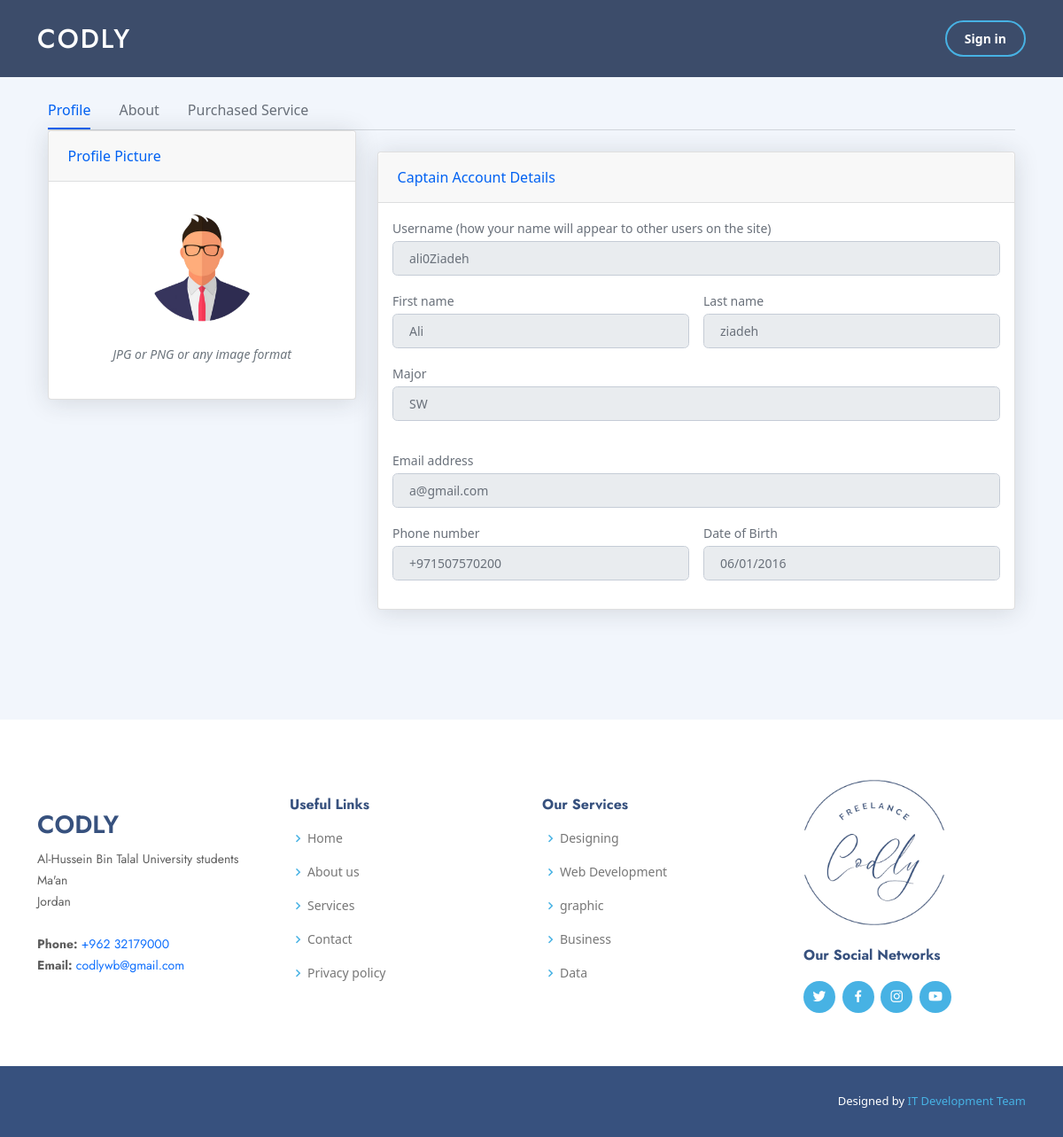
Page /captain-account-no-change.php?captainusername=ali0Ziadeh on the committed database.
### tables this page shows
CREATE TABLE `captain` (
  `captainusername` varchar(25) NOT NULL,
  `firstname` varchar(25) NOT NULL,
  `lastname` varchar(25) NOT NULL,
  `password` varchar(25) NOT NULL,
  `email` varchar(50) NOT NULL,
  `phonenumber` varchar(13) NOT NULL,
  `dob` date NOT NULL,
  `major` varchar(25) NOT NULL,
  `bio` varchar(1000) NOT NULL,
  `attach` varchar(255) NOT NULL,
  `image` varchar(255) NOT NULL
);

### captain-account-no-change.php (the view, shortened to what this page needs)
<?php
include './forms/connection.php';
?>
<!DOCTYPE html>
<html lang="en">
<head>
  <link rel="stylesheet" href="styles.css" />
  <link rel="stylesheet" href="https://cdnjs.cloudflare.com/ajax/libs/intl-tel-input/17.0.8/css/intlTelInput.css" />
  <link href="assets/vendor/aos/aos.css" rel="stylesheet" />
  <link href="assets/vendor/bootstrap/css/bootstrap.min.css" rel="stylesheet" />
  <link href="assets/vendor/bootstrap-icons/bootstrap-icons.css" rel="stylesheet" />
  <link href="assets/vendor/boxicons/css/boxicons.min.css" rel="stylesheet" />
  <link href="assets/vendor/glightbox/css/glightbox.min.css" rel="stylesheet" />
  <link href="assets/vendor/remixicon/remixicon.css" rel="stylesheet" />
  <link href="assets/vendor/swiper/swiper-bundle.min.css" rel="stylesheet" />
  <link href="assets/css/style.css" rel="stylesheet" />
  <link rel="stylesheet" href="assets/css/contact-us.css" />
  <link href="assets/css/features.css" rel="stylesheet" />
  <link href="https://cdn.jsdelivr.net/npm/bootstrap@5.0.1/dist/css/bootstrap.min.css" rel="stylesheet">
</head>
<body>
  <?php include './headers/header2.php' ?>
  <?php
  if (isset($_GET['captainusername'])) {
    $captainusername = $_GET['captainusername'];
  }
  ?>
  <main id="main" style="padding-top: 60px;">
    <?php
    $query = "SELECT `captainusername`, `firstname`, `lastname`, `email`, `phonenumber`, `dob`, `major`, `image` FROM `captain` where `captainusername` = '$captainusername' ";
    $result = mysqli_query($con, $query);
    if ($result) {
      while ($row = mysqli_fetch_array($result, MYSQLI_ASSOC)) {
    ?>
        <div class="container-xl px-4 mt-4">
          <nav class="nav nav-borders">
            <a class="nav-link active ms-0" href="#">Profile</a>
            <a class="nav-link" href="captain-about-no-change.php?captainusername=<?php echo $captainusername; ?>">About</a>
            <a class="nav-link" href="captain-purchase-no-change.php?captainusername=<?php echo $captainusername; ?>">Purchased Service</a>
          </nav>
          <hr class="mt-0 mb-4">
          <div class="row">
            <div class="col-xl-4">
              <div class="card mb-4 mb-xl-0">
                <div class="card-header">Profile Picture</div>
                <div class="card-body text-center">
                  <?php
                  $get_image = "SELECT `image` FROM `captain` where `captainusername` = '$captainusername' ";
                  $image_result = mysqli_query($con, $get_image);
                  $profile_image = mysqli_fetch_assoc($image_result);
                  echo "<img class='img-account-profile rounded-circle mb-2' src='assets/img/captain_profile/" . $profile_image['image'] . "' alt='captain profile image'>";
                  ?>
                  <div class="small font-italic text-muted mb-4">JPG or PNG or any image format</div>
                </div>
              </div>
            </div>
            <?php
            $query = "SELECT `captainusername`, `firstname`, `lastname`, `email`, `phonenumber`, `dob`, `major` FROM `captain` where `captainusername` = '$captainusername' ";
            $result = mysqli_query($con, $query);
            $row = mysqli_fetch_array($result, MYSQLI_ASSOC);
            ?>
            <div class="col-xl-8">
              <div class="card mb-4">
                <div class="card-header">Captain Account Details</div>
                <div class="card-body">
                  <form id="login" name="form1" enctype="multipart/form-data">
                    <div class="mb-3">
                      <label class="small mb-1" for="inputUsername">Username (how your name will appear to other users on the
                        site)</label>
                      <input class="form-control" id="inputUsername" type="text" name="captainusername" disabled placeholder="Enter your username" value="<?php echo $row['captainusername']; ?> " maxlength="25">
                    </div>
                    <div class="row gx-3 mb-3">
                      <div class="col-md-6">
                        <label class="small mb-1" for="inputFirstName">First name</label>
                        <input class="form-control" id="inputFirstName" type="text" name="fname" disabled placeholder="Enter your first name" value="<?php echo $row['firstname']; ?>" maxlength="25" required>
                      </div>
                      <div class="col-md-6">
                        <label class="small mb-1" for="inputLastName">Last name</label>
                        <input class="form-control" id="inputLastName" type="text" name="lname" disabled placeholder="Enter your last name" value="<?php echo $row['lastname']; ?>" maxlength="25" required>
                      </div>
                    </div>
                    <div class="row gx-3 mb-3">
                      <div class="mb-3">
                        <label class="small mb-1" for="inputOrgName">Major</label>
                        <input class="form-control" id="inputOrgName" type="text" name="major" disabled placeholder="Enter your major field" value="<?php echo $row['major']; ?>" maxlength="25" required>
                      </div>
                    </div>
                    <div class="mb-3">
                      <label class="small mb-1" for="inputEmailAddress">Email address</label>
                      <input class="form-control" id="inputEmailAddress" type="email" name="email" disabled placeholder="Enter your email address" value="<?php echo $row['email']; ?>" maxlength="50">
                    </div>
                    <div class="row gx-3 mb-3">
                      <div class="col-md-6">
                        <label class="small mb-1" for="phone">Phone number</label><br>
                        <input class="form-control" id="phone" type="tel" name="phone" disabled value="<?php echo $row['phonenumber']; ?>" maxlength="13" onchange="process(event)" pattern="[0-9]{12}+" required style="padding-right: 10.125rem;">
                      </div>
                      <div class="col-md-6">
                        <label class="small mb-1" for="inputBirthday">Date of Birth</label>
                        <input class="form-control" id="inputBirthday" type="date" name="dob" disabled placeholder="Enter your birthday" value="<?php echo $row['dob']; ?>" min="1900-01-01" max="3000-01-01" onfocus="this.max=new Date().toISOString().split('T')[0]" required>
                      </div>
                    </div>
                  </form>
                </div>
              </div>
            </div>
          </div>
        </div>
  </main>
<?php
      }
    }
?>
<footer id="footer">
  <div class="footer-top">
    <div class="container">
      <div class="row">
        <div class="col-lg-3 col-md-6 footer-contact">
          <h3>Codly</h3>
          <p>
            Al-Hussein Bin Talal University students <br>
            Ma'an <br>
            Jordan <br><br>
            <strong>Phone:</strong> <a href="tel:+962 32179000">+962 32179000</a><br>
            <strong>Email:</strong> <a href="mailto:codlywb@gmail.com">codlywb@gmail.com</a><br>
          </p>
        </div>
        <div class="col-lg-3 col-md-6 footer-links">
          <h4>Useful Links</h4>
          <ul>
            <li><i class="bx bx-chevron-right"></i> <a href="#hero">Home</a></li>
            <li><i class="bx bx-chevron-right"></i> <a href="about.php#about">About us</a></li>
            <li><i class="bx bx-chevron-right"></i> <a href="#ser">Services</a></li>
            <li><i class="bx bx-chevron-right"></i> <a href="contact.php#contact">Contact</a></li>
            <li><i class="bx bx-chevron-right"></i> <a href="#">Privacy policy</a></li>
          </ul>
        </div>
        <div class="col-lg-3 col-md-6 footer-links">
          <h4>Our Services</h4>
          <ul>
            <li><i class="bx bx-chevron-right"></i> <a href="#">Designing</a></li>
            <li><i class="bx bx-chevron-right"></i> <a href="#">Web Development</a></li>
            <li><i class="bx bx-chevron-right"></i> <a href="#">graphic</a></li>
            <li><i class="bx bx-chevron-right"></i> <a href="#">Business</a></li>
            <li><i class="bx bx-chevron-right"></i> <a href="#">Data</a></li>
          </ul>
        </div>
        <div class="col-lg-3 col-md-6 footer-links">
          <img src="assets/img/logo.png" alt="codly logo image" height="180px">
          <div class="social-links mt-3" style="padding-left: 10px;">
            <h4>Our Social Networks</h4>
            <a href="https://twitter.com/codly_" target="_blank" class="twitter"><i class="bx bxl-twitter"></i></a>
            <a href="#" class="facebook"><i class="bx bxl-facebook"></i></a>
            <a href="https://www.instagram.com/_codly/" target="_blank" class="instagram"><i class="bx bxl-instagram"></i></a>
            <a href="https://www.youtube.com/channel/UC1ompEGRFX5HaUL_YVqoB7A/" target="_blank" class="youtube"><i class="bx bxl-youtube"></i></a>
          </div>
        </div>
      </div>
    </div>
  </div>
  <div class="container footer-bottom clearfix">
    <div class="credits">
      Designed by <a href="development-team.php">IT Development Team</a>
    </div>
  </div>
</footer>
</body>
</html>

### assets/css/style.css (style rules this page uses)
body { font-family: "Open Sans", sans-serif; color: #444444; }
a { color: #47b2e4; text-decoration: none; }
h1, h2, h3, h4, h5, h6 { font-family: "Jost", sans-serif; }
#footer { font-size: 14px; background: #37517e; margin: 100px 0 0 0; }
#footer .footer-top { padding: 60px 0 30px 0; background: #fff; }
#footer .footer-top .footer-contact { margin-bottom: 30px; }
#footer .footer-top .footer-contact h3 { font-size: 28px; margin: 0 0 10px 0; padding: 2px 0 2px 0; line-height: 1; text-transform: uppercase; font-weight: 600; color: #37517e; }
#footer .footer-top .footer-contact p { font-size: 14px; line-height: 24px; margin-bottom: 0; font-family: "Jost", sans-serif; color: #5e5e5e; }
#footer .footer-top h4 { font-size: 16px; font-weight: bold; color: #37517e; position: relative; padding-bottom: 12px; }
#footer .footer-top .footer-links { margin-bottom: 30px; }
#footer .footer-top .footer-links ul { list-style: none; padding: 0; margin: 0; }
#footer .footer-top .footer-links ul i { padding-right: 2px; color: #47b2e4; font-size: 18px; line-height: 1; }
#footer .footer-top .footer-links ul li { padding: 10px 0; display: flex; align-items: center; }
#footer .footer-top .footer-links ul li:first-child { padding-top: 0; }
#footer .footer-top .footer-links ul a { color: #777777; transition: 0.3s; display: inline-block; line-height: 1; }
#footer .footer-top .social-links a { font-size: 18px; display: inline-block; background: #47b2e4; color: #fff; line-height: 1; padding: 8px 0; margin-right: 4px; border-radius: 50%; text-align: center; width: 36px; height: 36px; transition: 0.3s; }
#footer .footer-bottom { padding-top: 30px; padding-bottom: 30px; color: #fff; }
#footer .credits { float: right; font-size: 13px; }
#footer .credits a { transition: 0.3s; }

### assets/css/features.css (style rules this page uses)
.row { display: flex; align-items: center; flex-wrap: wrap; justify-content: space-between; }

### captain-account-no-change.php (style rules this page uses)
body { margin-top: 20px; background-color: #f2f6fc; color: #69707a; }
.img-account-profile { height: 10rem; }
.rounded-circle { border-radius: 50% !important; }
.card { box-shadow: 0 0.15rem 1.75rem 0 rgb(33 40 50 / 15%); }
.card .card-header { font-weight: 500; }
.card-header:first-child { border-radius: 0.35rem 0.35rem 0 0; }
.card-header { padding: 1rem 1.35rem; margin-bottom: 0; background-color: rgba(33, 40, 50, 0.03); border-bottom: 1px solid rgba(33, 40, 50, 0.125); }
.form-control, .dataTable-input { display: block; width: 100%; padding: 0.875rem 1.125rem; font-size: 0.875rem; font-weight: 400; line-height: 1; color: #69707a; background-color: #fff; background-clip: padding-box; border: 1px solid #c5ccd6; -webkit-appearance: none; -moz-appearance: none; appearance: none; border-radius: 0.35rem; transition: border-color 0.15s ease-in-out, box-shadow 0.15s ease-in-out; }
.nav-borders .nav-link.active { color: #0061f2; border-bottom-color: #0061f2; }
.nav-borders .nav-link { color: #69707a; border-bottom-width: 0.125rem; border-bottom-style: solid; border-bottom-color: transparent; padding-top: 0.5rem; padding-bottom: 0.5rem; padding-left: 0; padding-right: 0; margin-left: 1rem; margin-right: 1rem; }
a, a:hover { text-decoration: none; }
.credits>a { color: #47b2e4; }
@media only screen and (min-width: 1200px) { .col-xl-4 { margin-top: -285px; } }

### rows in the picture
captain: image (picture), captainusername "ali0Ziadeh", fname "Ali", lname "ziadeh", major "SW", email "a@gmail.com", phone "+971507570200", dob "06/01/2016"
